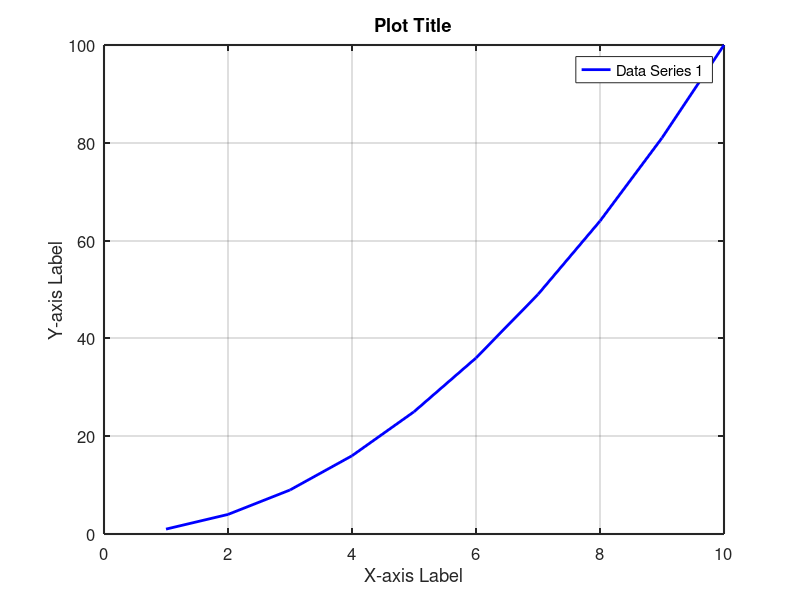

This figure's MATLAB source:
% MATLAB 2D Plotting Template
% Usage: Replace x, y with your data variables

%% Prepare data
x = 1:10;
y = x.^2;

%% Create figure
figure('Position', [100, 100, 800, 600]);

%% Plot
plot(x, y, 'b-', 'LineWidth', 2);
hold on;

%% Add markers (optional)
% plot(x, y, 'o-', 'LineWidth', 2, 'MarkerSize', 6);

%% Labels and title
xlabel('X-axis Label');
ylabel('Y-axis Label');
title('Plot Title');

%% Grid and legend
grid on;
legend('Data Series 1', 'Location', 'best');

%% Axis limits (optional)
% xlim([xmin xmax]);
% ylim([ymin ymax]);

%% Set font size
set(gca, 'FontSize', 12, 'LineWidth', 1.5);
set(gcf, 'Color', 'w');

%% Save figure
% print('output.png', '-dpng', '-r300');
% print('output.pdf', '-dpdf');
